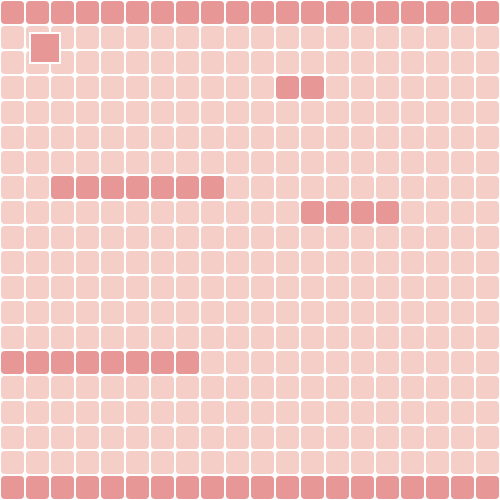
Frame 1 (no input)
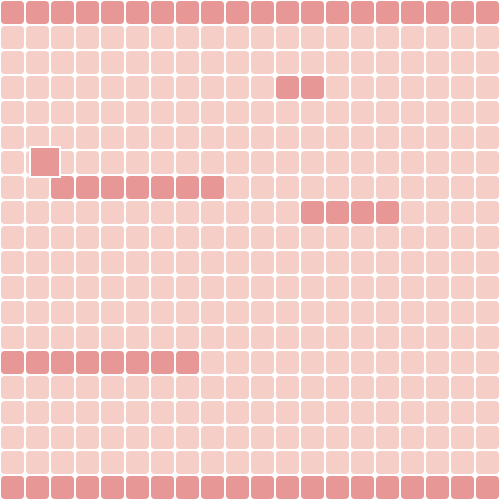
Frame 60 (no input)
Frame 120 (the mouse pressed at the canvas centre since frame 60): identical to frame 60, image omitted

The p5.js sketch that drew these frames (run headless with seeded random() and noise() and a simulated clock; from frame 60 on, the mouse is pressed at the canvas centre):

// p5.js sketch
// ── sketch.js
//31. https://digitalsynopsis.com/design/beautiful-color-gradient-palettes/
let grid = new Grid();
let player = new Player(30,30);
function setup() {
  createCanvas(500, 500);
	grid.initGrid();
	player.initPlayer(grid);
	// frameRate(7);
}
function draw() {
  background(255);
	grid.drawGrid();
	player.movePlayer(grid);
	player.drawPlayer();
}

// ── grid.js
class Grid {
	constructor() {
		this._grid = [];
		this.r = 20;
		this.c = 20;
		this.size = 25;
	}
	initGrid() {
		for(let i =0;i<this.r;i++) {
			for(let j = 0;j<this.c;j++) {
				this._grid[i*this.c + j] = parseInt(GRID1[i*this.c + j]);
			}
		}
	}
	updateGrid(x,y,val) {
		this._grid[y*this.c+x] = val;
	}
	getGridValue(x,y) {
		// console.log("getting grid value for: ", floor(x),floor(y), floor(y*this.c+x));
		return(this._grid[floor(y)*this.c+floor(x)]);
	}
	drawGrid() {
		for(let i =0;i<this.r;i++) {
			for(let j = 0;j<this.c;j++) {
				stroke(255);
				strokeWeight(2);
				switch(this._grid[i*this.c + j]) {
					case 0: //plain wall
						fill("#f5cec7");
						break;
					case 1: //wall
						fill("#e79796");
						break;
					case 2: //player
						fill("#c6c096");
						break;
					default:
						break;
				}
				rect(j*this.size,i*this.size, this.size,this.size,5);
			}
		}
	}
}
class Player {
	constructor(x,y) {
		this.x = x;
		this.y = y;
		this.vel = 3;
		this.playerSize = 30;
		this.isPlayerFalling = true;
	}
	getGridValue(grid,x,y) {
		let xGrid = x/grid.size;
		let yGrid = y/grid.size;
		return(grid.getGridValue(xGrid, yGrid));
	}
	initPlayer(grid) {
		rect(this.x, this.y, this.playerSize, this.playerSize);
	}
	movePlayer(grid) {
		let isWallBelow = this.getGridValue(grid,this.x, this.y+this.playerSize)==1 || this.getGridValue(grid,this.x+this.playerSize, this.y+this.playerSize)==1
		if(!isWallBelow) {
			this.y += this.vel;
		}
		if(keyIsPressed)
		{
			switch(keyCode) {
				case UP_ARROW:
					this.isPlayerFalling = true;
					let isWallOnTop = this.getGridValue(grid,this.x, this.y-1)==1;
					if(this.y>0 && !isWallOnTop)
						this.y -= 2*this.vel;
					break;
				case LEFT_ARROW:
					if(this.x>0)
						this.x -= this.vel;
					break;
				case RIGHT_ARROW:
					if(this.x < width-this.playerSize) 
						this.x += this.vel;
					break;
				default:
					break;
			}
		}
		// grid.updateGrid(this.x, this.y, 2);
	}
	drawPlayer() {
		rect(this.x, this.y, 30, 30);
	}
}

// ── map.js
const GRID1 =
`
11111111111111111111
00000000000000000000
00000000000000000000
00000000000110000000
00000000000000000000
00000000000000000000
00000000000000000000
00111111100000000000
00000000000011110000
00000000000000000000
00000000000000000000
00000000000000000000
00000000000000000000
00000000000000000000
11111111000000000000
00000000000000000000
00000000000000000000
00000000000000000000
00000000000000000000
11111111111111111111
`.replaceAll("\n", "");
// ── style.css

html,body{
    background: white;
    margin: 0;
    padding: 0;
  }
  
